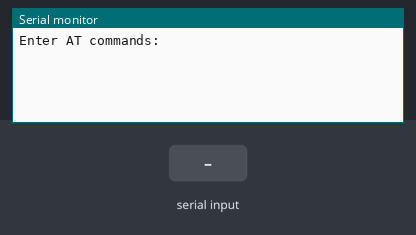
Bench run of a sketch on a simulated Arduino Uno, built with avr-gcc and run on an emulated ATmega328P. On the bench: the last lines printed to the serial monitor. Inputs (shaded band) come from the test bench.

Above: at 1.2 s.
1.3 s: "1" received over the second serial link
At 1.9 s:
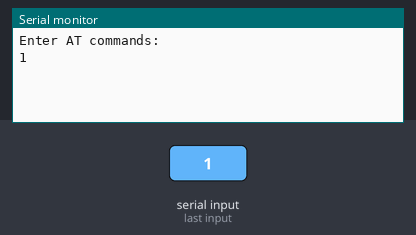
2.8 s: "0" received over the second serial link
At 4.3 s:
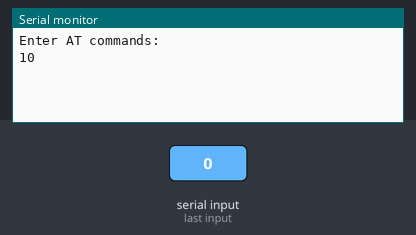

Measured:
- after the input at 1.3 s, the serial monitor: prints a new line at once (image 1)
- after the input at 2.8 s, the serial monitor: prints a new line at once (image 2)

The sketch:

01_Configurations.ino
```cpp
#include <SoftwareSerial.h>

SoftwareSerial mySerial(10, 11); // TX, RX

void setup() {
  Serial.begin(9600);
  Serial.println("Enter AT commands:");
  mySerial.begin(38400);
}

void loop() {
  if (mySerial.available())
    Serial.write(mySerial.read());

  if (Serial.available())
    mySerial.write(Serial.read());
}
```
